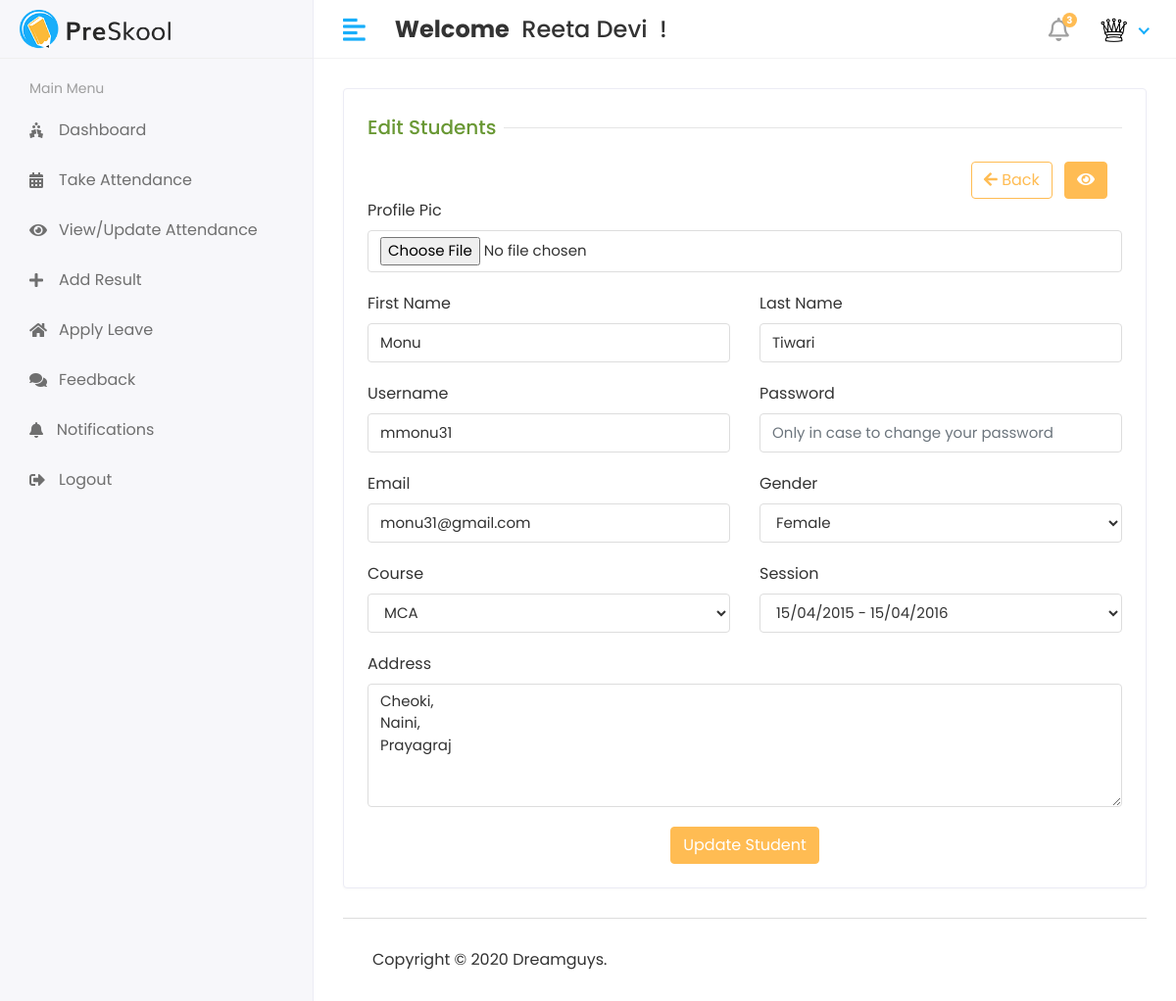
/Hod/Student/edit/7 (signed in), run on an earlier commit of the app's database.
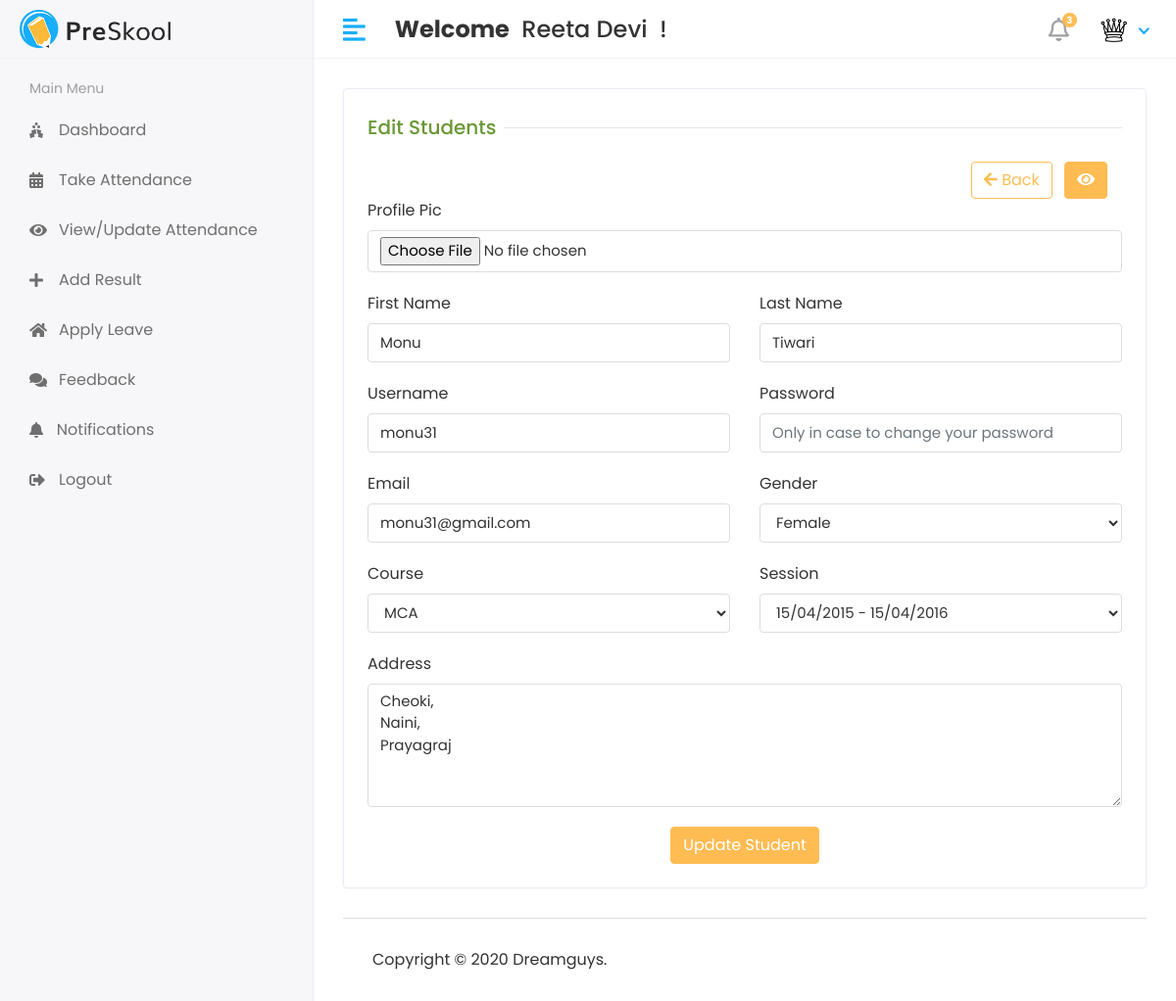
And on a later commit of the database.
### myApp/models.py (models this page shows, shortened)
class Student(models.Model):
  objects = None
  admin = models.OneToOneField(CustomUser, on_delete=models.CASCADE)
  address = models.TextField()
  gender = models.CharField(max_length=100)
  course_id = models.ForeignKey(Course, on_delete=models.DO_NOTHING)
  session_year_id = models.ForeignKey(SessionYear, on_delete=models.DO_NOTHING)
  create_date = models.DateTimeField(auto_now_add=True)
  update_date = models.DateTimeField(auto_now=True)

class CustomUser(AbstractUser):
  USER = (
    (1, 'HOD'),
    (2, 'STAFF'),
    (3, 'STUDENT'),
  )
  user_type = models.CharField(choices=USER, max_length=50, default=1)
  profile_Pic = models.ImageField(upload_to='media/profilePic')

### StudentManagementProject/Hod_Views.py (the view)
@login_required(login_url='/')
def edit_student(request, id):
  course = Course.objects.all()
  sessions = SessionYear.objects.all()
  student = Student.objects.filter(id=id)
  context = {
    'students': student,
    'courses': course,
    'session_years': sessions,
  }
  return render(request, 'Hod/edit_student.html', context)

### templates/Hod/edit_student.html (shortened to what the changed rows need)
{% extends 'base.html' %}
{% block content %}
<div class="row">
  <div class="col-sm-12">
    <div class="card">
      <div class="card-body">
        <form action="{% url 'update_student' %}" method="POST" enctype="multipart/form-data">
          <div class="row">
            <div class="col-12 col-sm-6">
              <div class="form-group">
                <label>First Name</label>
                <input type="text" class="form-control" name="f_name" placeholder="First Name" value="{% for i in students %}{{i.admin.first_name}}{% endfor %}"/>
              </div>
            </div>
            <div class="col-12 col-sm-6">
              <div class="form-group">
                <label>Last Name</label>
                <input type="text" class="form-control" name="l_name" placeholder="Last Name" value="{% for i in students %}{{i.admin.last_name}}{% endfor %}"/>
              </div>
            </div>
            <div class="col-12 col-sm-6">
              <div class="form-group">
                <label>Username</label>
                <input type="text" class="form-control" name="username" placeholder="Username" value="{% for i in students %}{{i.admin.username}}{% endfor %}" required/>
              </div>
            </div>
            <div class="col-12 col-sm-6">
              <div class="form-group">
                <label>Email</label>
                <input type="email" class="form-control" name="email" placeholder="Email" value="{% for i in students %}{{i.admin.email}}{% endfor %}"/>
              </div>
            </div>
            <div class="col-sm-12">
              <div class="form-group">
                <label>Address</label>
                <textarea class="form-control" rows='5' name="address" required>{% for i in students %}{{i.address}}{% endfor %}</textarea>
              </div>
            </div>
          </div>
        </form>
      </div>
    </div>
  </div>
  </div>
{% endblock %}

What changed in the data, as far as the page shows it:
changed Student "Cheoki, Naini, Prayagraj": username "mmonu31" → "monu31"
